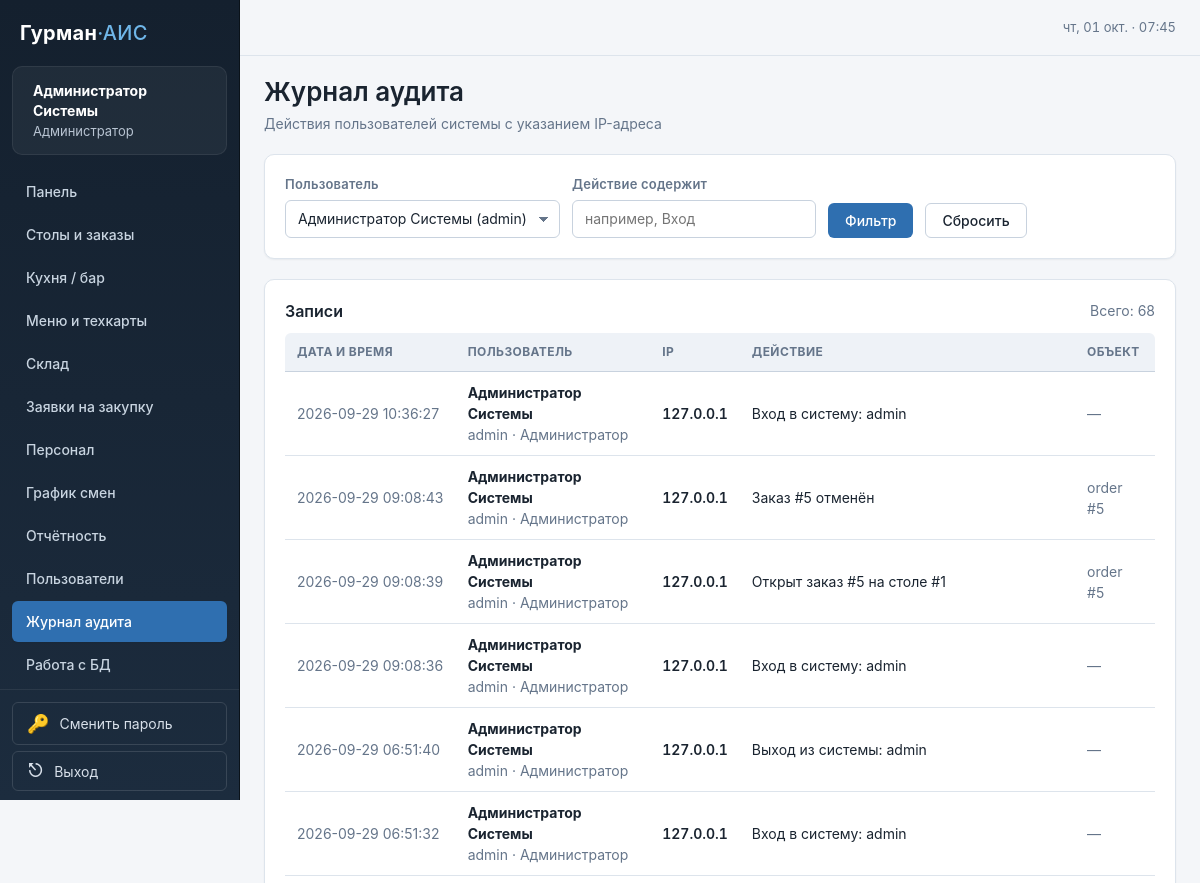
/auth/audit?user_id=1 (signed in, upper part), run on an earlier commit of the app's database.
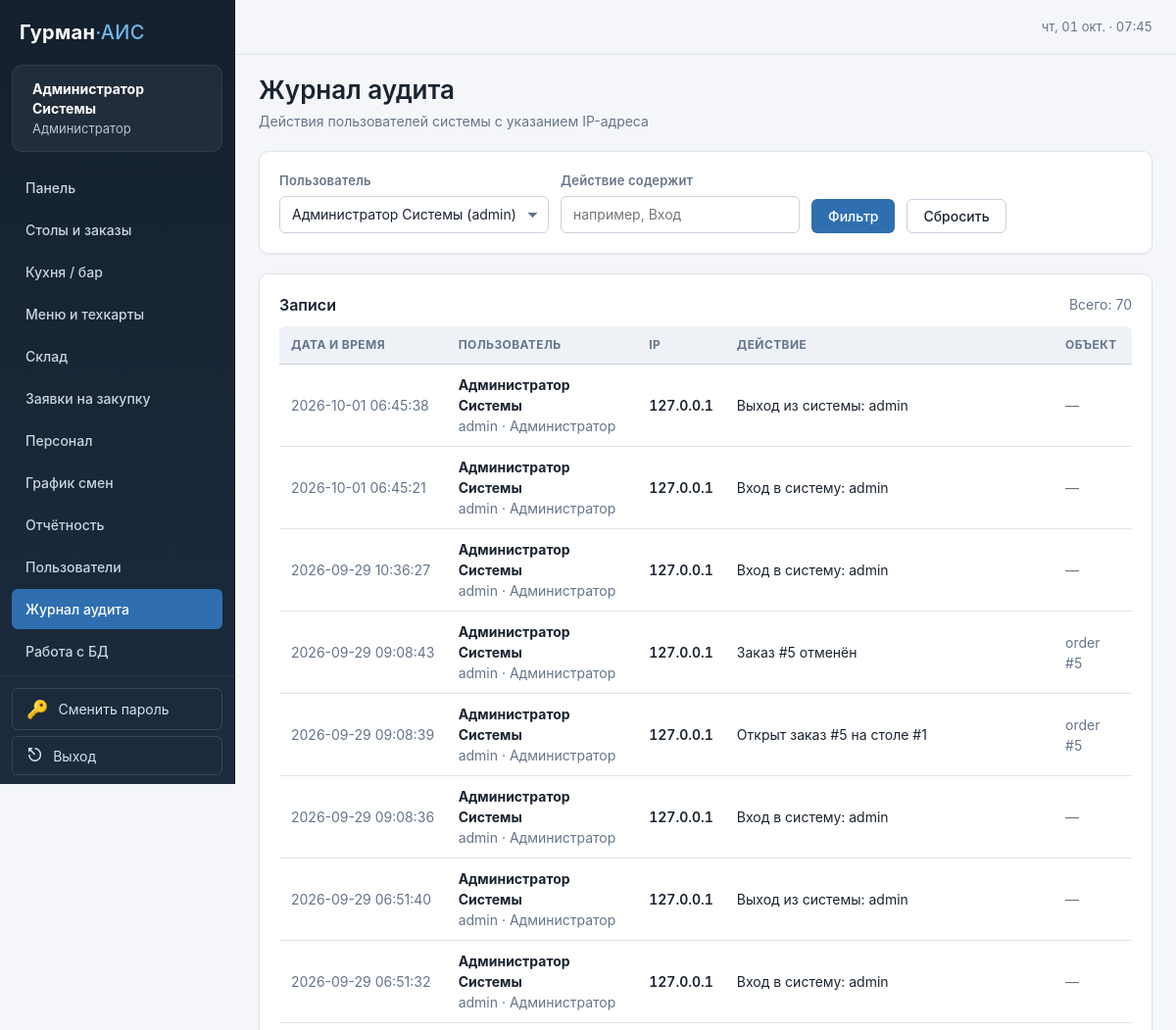
And on a later commit of the database.
### tables this page shows
CREATE TABLE users (
    id INTEGER PRIMARY KEY AUTOINCREMENT,
    username TEXT UNIQUE NOT NULL,
    password_hash TEXT NOT NULL,
    full_name TEXT NOT NULL,
    role TEXT NOT NULL CHECK (role IN ('admin', 'waiter', 'cook', 'bartender', 'storekeeper', 'accountant')),
    is_active INTEGER NOT NULL DEFAULT 1,
    created_at TEXT NOT NULL DEFAULT (datetime('now'))
, "session_version" INTEGER NOT NULL DEFAULT 1, "must_change_password" INTEGER NOT NULL DEFAULT 0);

CREATE TABLE audit_log (
    id INTEGER PRIMARY KEY AUTOINCREMENT,
    user_id INTEGER REFERENCES users(id) ON DELETE SET NULL,
    action TEXT NOT NULL,
    created_at TEXT NOT NULL DEFAULT (datetime('now'))
, entity_type TEXT, entity_id INTEGER, ip TEXT);

### blueprints/auth.py (the view)
@auth.route("/audit")
@roles_required("admin")
def audit_log():
    db = get_db()
    page = safe_int(request.args.get("page"), min_=1, max_=100000, default=1) or 1
    per_page = 100
    offset = (page - 1) * per_page
    user_filter = safe_int(request.args.get("user_id"), min_=1, default=None)
    action_filter = (request.args.get("action") or "").strip()[:100]
    where, params = [], []
    if user_filter:
        where.append("a.user_id = ?")
        params.append(user_filter)
    if action_filter:
        where.append("a.action LIKE ?")
        params.append(f"%{action_filter}%")
    where_sql = (" WHERE " + " AND ".join(where)) if where else ""
    total = db.execute(
        f"SELECT COUNT(*) AS c FROM audit_log a{where_sql}", params
    ).fetchone()["c"]
    rows = db.execute(
        f"""
        SELECT a.*, u.username, u.full_name, u.role
        FROM audit_log a
        LEFT JOIN users u ON u.id = a.user_id
        {where_sql}
        ORDER BY a.created_at DESC, a.id DESC
        LIMIT ? OFFSET ?
        """,
        [*params, per_page, offset],
    ).fetchall()
    users_ = db.execute(
        "SELECT id, username, full_name FROM users ORDER BY username"
    ).fetchall()
    return render_template(
        "auth/audit_log.html",
        entries=rows, users=users_,
        page=page, per_page=per_page, total=total,
        pages=max(1, (total + per_page - 1) // per_page),
        user_filter=user_filter, action_filter=action_filter,
    )

### blueprints/dashboard.py (called while the page is built, shortened)
def register_globals(app):
    @app.context_processor
    def inject_globals():
        demo_accounts = None
        return {
            "role_labels": ROLE_LABELS,
            "restaurant_name": app.config["RESTAURANT_NAME"],
            "is_debug": app.debug,
            "demo_accounts": demo_accounts,
        }

### db.py (called while the page is built)
def get_db():
    if "db" not in g:
        g.db = sqlite3.connect(
            Config.DATABASE,
            detect_types=sqlite3.PARSE_DECLTYPES,
            timeout=5.0,
            isolation_level=None,
        )
        g.db.row_factory = sqlite3.Row
        g.db.execute("PRAGMA foreign_keys = ON")
        g.db.execute("PRAGMA journal_mode = WAL")
        g.db.execute("PRAGMA synchronous = NORMAL")
        g.db.execute("PRAGMA busy_timeout = 5000")
    return g.db

### utils.py (called while the page is built, shortened)
def safe_int(raw, *, min_=None, max_=None, default=None):
    if raw is None:
        return default
    try:
        v = int(str(raw).strip())
    except (TypeError, ValueError):
        return None
    if min_ is not None and v < min_:
        return None
    if max_ is not None and v > max_:
        return None
    return v

def roles_required(*roles):
    def decorator(view):
        @functools.wraps(view)
        def wrapped(*args, **kwargs):
            if g.user is None:
                return redirect(url_for("auth.login", next=request.path))
            return view(*args, **kwargs)
        return wrapped
    return decorator

### templates/auth/audit_log.html (shortened to what this page needs)
{% extends "base.html" %}
{% block content %}
<div class="page-header">
    <div>
        <h1>Журнал аудита</h1>
        <p class="subtitle">Действия пользователей системы с указанием IP-адреса</p>
    </div>
</div>
<div class="card">
    <form method="get" class="btn-row filter-row">
        <div class="field field--flush">
            <label for="user_id">Пользователь</label>
            <select id="user_id" name="user_id">
                {% for u in users %}
                <option value="{{ u['id'] }}"
                        {{ 'selected' if user_filter == u['id'] else '' }}>
                    {{ u['full_name'] }} ({{ u['username'] }})
                </option>
                {% endfor %}
            </select>
        </div>
        <div class="field field--flush">
            <label for="action">Действие содержит</label>
            <input type="text" id="action" name="action"
                   value="{{ action_filter }}" maxlength="100"
                   placeholder="например, Вход">
        </div>
        <button class="btn" type="submit">Фильтр</button>
        <a class="btn btn--secondary" href="{{ url_for('auth.audit_log') }}">Сбросить</a>
    </form>
</div>
<div class="card">
    <div class="card-head">
        <h3 class="mt-0">Записи</h3>
        <span class="text-muted">Всего: {{ total }}</span>
    </div>
    <div class="table-wrap">
        <table class="data-table">
            <thead>
                <tr>
                    <th scope="col">Дата и время</th>
                    <th scope="col">Пользователь</th>
                    <th scope="col">IP</th>
                    <th scope="col">Действие</th>
                    <th scope="col">Объект</th>
                </tr>
            </thead>
            <tbody>
            {% for e in entries %}
                <tr>
                    <td class="text-muted nowrap">{{ e['created_at'] }}</td>
                    <td>
                        {% if e['username'] %}
                            <strong>{{ e['full_name'] or '—' }}</strong>
                            <div class="text-muted">
                                {{ e['username'] }} ·
                                {{ role_labels.get(e['role'], e['role']) if e['role'] else '—' }}
                            </div>
                        {% else %}
                            <span class="text-muted">— анонимно —</span>
                        {% endif %}
                    </td>
                    <td class="cell-price">{{ e['ip'] or '—' }}</td>
                    <td>{{ e['action'] }}</td>
                    <td class="text-muted">
                        {% if e['entity_type'] %}
                            {{ e['entity_type'] }}
                            {% if e['entity_id'] %} #{{ e['entity_id'] }}{% endif %}
                        {% else %}—{% endif %}
                    </td>
                </tr>
            {% else %}
                <tr><td colspan="5" class="empty-state">Записей нет</td></tr>
            {% endfor %}
            </tbody>
        </table>
    </div>
</div>
{% endblock %}

### templates/base.html (shortened to what this page needs)
<!doctype html>
<html lang="ru">
<head>
    <link rel="stylesheet" href="{{ url_for('static', filename='css/style.css') }}">
</head>
<body {% block body_attrs %}{% endblock %}>
<div class="app-layout">
    <aside class="sidebar">
        <div class="sidebar__brand">Гурман<span>·АИС</span></div>
        {% if g.user %}
        {% set R = g.user['role'] %}
        {% set ep = request.endpoint or '' %}
        <div class="sidebar__user">
            <strong>{{ g.user['full_name'] }}</strong>
            {{ role_labels.get(g.user['role'], g.user['role']) }}
        </div>
        <nav>
            <a href="{{ url_for('index') }}"
               class="{{ 'active' if ep == 'index' else '' }}">Панель</a>
            {% if R in ('admin', 'waiter') %}
            <a href="{{ url_for('orders.tables') }}"
               class="{{ 'active' if ep in ('orders.tables', 'orders.detail') else '' }}">Столы и заказы</a>
            {% endif %}
            {% if R in ('admin', 'cook', 'bartender') %}
            <a href="{{ url_for('orders.kitchen_view') }}"
               class="{{ 'active' if ep == 'orders.kitchen_view' else '' }}">Кухня / бар</a>
            {% endif %}
            {% if R in ('admin', 'cook', 'bartender', 'waiter', 'accountant') %}
            <a href="{{ url_for('dishes.list_dishes') }}"
               class="{{ 'active' if ep.startswith('dishes.') else '' }}">Меню и техкарты</a>
            {% endif %}
            {% if R in ('admin', 'storekeeper', 'accountant') %}
            <a href="{{ url_for('warehouse.stock') }}"
               class="{{ 'active' if ep in ('warehouse.stock', 'warehouse.new_ingredient', 'warehouse.movements') else '' }}">Склад</a>
            <a href="{{ url_for('warehouse.requests_list') }}"
               class="{{ 'active' if ep == 'warehouse.requests_list' else '' }}">Заявки на закупку</a>
            {% endif %}
            {% if R in ('admin', 'accountant') %}
            <a href="{{ url_for('staff.list_employees') }}"
               class="{{ 'active' if ep in ('staff.list_employees', 'staff.new_employee') else '' }}">Персонал</a>
            <a href="{{ url_for('staff.schedule') }}"
               class="{{ 'active' if ep == 'staff.schedule' else '' }}">График смен</a>
            <a href="{{ url_for('reports.index') }}"
               class="{{ 'active' if ep == 'reports.index' else '' }}">Отчётность</a>
            {% endif %}
            {% if R == 'admin' %}
                <a href="{{ url_for('auth.users') }}"
                class="{{ 'active' if ep in ('auth.users', 'auth.new_user') else '' }}">Пользователи</a>
                <a href="{{ url_for('auth.audit_log') }}"
                class="{{ 'active' if ep == 'auth.audit_log' else '' }}">Журнал аудита</a>
                <a href="{{ url_for('admin.db_tables') }}"
                class="{{ 'active' if ep in ('admin.db_tables', 'admin.db_view', 'admin.db_query') else '' }}">Работа с БД</a>
            {% endif %}
        </nav>
        <div class="sidebar__logout">
            <a class="logout-btn logout-btn--block"
               href="{{ url_for('auth.change_password') }}">
                <span>🔑</span>
                <span>Сменить пароль</span>
            </a>
            <form method="post" action="{{ url_for('auth.logout') }}">
                <button type="submit" class="logout-btn">
                    <span>⎋</span>
                    <span>Выход</span>
                </button>
            </form>
        </div>
        {% endif %}
    </aside>
    <main class="main">
        <div class="topbar">
            <div class="topbar__clock" id="clock"></div>
        </div>
        {% block content %}{% endblock %}
    </main>
</div>
</body>
</html>

### static/css/variables.css (style rules this page uses)
:root { --color-bg: #f4f6f9; --color-surface: #ffffff; --color-surface-2: #f8fafc; --color-surface-3: #eef2f7; --color-border: #dde4ec; --color-border-strong: #c8d2de; --color-text: #1a2430; --color-muted: #65758a; --color-subtle: #94a2b5; --color-inverse: #ffffff; --color-primary: #2f6fb0; --color-primary-hover: #245a95; --color-primary-active: #1d4a7c; --color-primary-soft: #e3eefa; --color-primary-ink: #173b5e; --color-success: #2f7a4a; --color-success-soft: #e6f3ea; --color-success-ink: #1e5a33; --color-danger: #b8342f; --color-danger-soft: #fbe9e7; --color-danger-ink: #7a1f1c; --color-warning: #a8730a; --color-warning-soft: #fdf3dc; --color-warning-ink: #6f4d04; --color-info: #2c5d8a; --color-info-soft: #e6eff7; --color-info-ink: #1d3f5e; --color-neutral-soft: #e9eef4; --color-neutral-ink: #4e5b6c; --radius-xs: 4px; --radius-sm: 6px; --radius: 10px; --radius-lg: 14px; --radius-pill: 999px; --shadow-sm: 0 1px 2px rgba(15, 30, 50, .06); --shadow: 0 2px 6px rgba(15, 30, 50, .08), 0 1px 2px rgba(15, 30, 50, .04); --shadow-md: 0 6px 18px rgba(15, 30, 50, .10), 0 2px 6px rgba(15, 30, 50, .05); --shadow-inset: inset 0 1px 0 rgba(255, 255, 255, .6); --font-sans: -apple-system, BlinkMacSystemFont, "Segoe UI", Roboto, "Helvetica Neue", Arial, "Noto Sans", sans-serif; --font-mono: ui-monospace, SFMono-Regular, "SF Mono", Menlo, Consolas, "Liberation Mono", monospace; --fs-xs: 12px; --fs-sm: 13px; --fs-md: 14px; --fs-lg: 16px; --fs-xl: 20px; --fs-2xl: 26px; --fs-3xl: 32px; --lh-tight: 1.25; --lh-base: 1.5; --sidebar-w: 240px; --topbar-h: 56px; --container-pad: 24px; --transition: 150ms ease; --transition-slow: 250ms ease; --focus-ring: 0 0 0 3px rgba(47, 111, 176, .28); }

What changed in the data, as far as the page shows it:
added audit_log: created_at "2026-10-01 06:45:38", full_name "Администратор Системы", username "admin", {{ role_labels.get(e['role'], e['role']) if e['role'] else '—' }} "Администратор", ip "127.0.0.1", action "Выход из системы: admin"
added audit_log: created_at "2026-10-01 06:45:21", full_name "Администратор Системы", username "admin", {{ role_labels.get(e['role'], e['role']) if e['role'] else '—' }} "Администратор", ip "127.0.0.1", action "Вход в систему: admin"
Also different on the page:
{{ total }}: "68" → "70"
